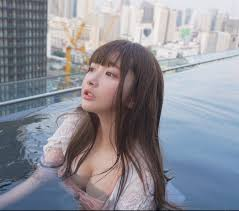
#> input picture images.jpg, 239 x 211 px, given in place of the camera
$ python findcolor_combine_ver2.py
#> lines starting #> are read from the running program, lines starting #| are printed output that depends on the picture; after the words box and inside, x2 and y2 are one past the last pixel; in counts of white or black regions, pixels touching at a corner belong together
import numpy as np
import cv2

cap = cv2.VideoCapture(0)

def nothing(x):
    pass

def FindM(mask):
    contours, hierarchy = cv2.findContours(mask,cv2.RETR_TREE,cv2.CHAIN_APPROX_SIMPLE)
    cv2.drawContours(res_combine,contours,-1,(0,0,255),3)

    areas = [cv2.contourArea(c) for c in contours]
    a = len(areas)
    if a > 0 :
        max_index = np.argmax(areas)
        cnt = contours[max_index]
        M = cv2.moments(cnt)
        cx=int(M['m10']/M['m00'])
        cy=int(M['m01']/M['m00'])
        cv2.circle(res_combine, (cx, cy), 10, (1, 227, 254), -1)

cv2.namedWindow('image_1')
cv2.namedWindow('image_2')
#cv2.resizeWindow("image",640,480)
cv2.createTrackbar('lh','image_1',50,255,nothing)
cv2.createTrackbar('ls','image_1',60,255,nothing)
cv2.createTrackbar('lv','image_1',32,255,nothing)
cv2.createTrackbar('hh','image_1',100,255,nothing)
cv2.createTrackbar('hs','image_1',255,255,nothing)
cv2.createTrackbar('hv','image_1',255,255,nothing)

cv2.createTrackbar('lh','image_2',105,255,nothing)
cv2.createTrackbar('ls','image_2',60,255,nothing)
cv2.createTrackbar('lv','image_2',32,255,nothing)
cv2.createTrackbar('hh','image_2',120,255,nothing)
cv2.createTrackbar('hs','image_2',255,255,nothing)
cv2.createTrackbar('hv','image_2',255,255,nothing)

kernel = np.ones((8,8),np.uint8)

while(True):
    ret, frame = cap.read()
#> frame is the input picture: shape (211, 239, 3); mean B, G, R 151.3, 142.3, 141.4
    hsv = cv2.cvtColor(frame, cv2.COLOR_BGR2HSV)
#> hsv: shape (211, 239, 3); mean H, S, V 91.8, 46.2, 159
    blur = cv2.blur(hsv,(5,5))
#> blur: shape (211, 239, 3); mean H, S, V 91.8, 46.2, 159.1

    lh_1 = cv2.getTrackbarPos('lh','image_1')
    ls_1 = cv2.getTrackbarPos('ls','image_1')
    lv_1 = cv2.getTrackbarPos('lv','image_1')
    hh_1 = cv2.getTrackbarPos('hh','image_1')
    hs_1 = cv2.getTrackbarPos('hs','image_1')
    hv_1 = cv2.getTrackbarPos('hv','image_1')

    lh_2 = cv2.getTrackbarPos('lh','image_2')
    ls_2 = cv2.getTrackbarPos('ls','image_2')
    lv_2 = cv2.getTrackbarPos('lv','image_2')
    hh_2 = cv2.getTrackbarPos('hh','image_2')
    hs_2 = cv2.getTrackbarPos('hs','image_2')
    hv_2 = cv2.getTrackbarPos('hv','image_2')


    lower_1 = np.array([lh_1,ls_1,lv_1])
    upper_1 = np.array([hh_1,hs_1,hv_1])
    mask_1 = cv2.inRange(hsv, lower_1, upper_1)
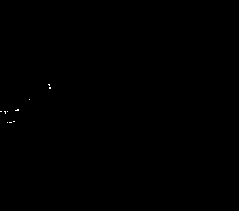
#> mask_1: shape (211, 239); 0.05% white in thin lines or dots, all inside (x1, y1, x2, y2) = (0, 84, 51, 123)
    mask_1 = cv2.erode(mask_1,kernel,iterations = 1)
#> mask_1: shape (211, 239); every value is 0
    mask_1 = cv2.dilate(mask_1,kernel,iterations = 1)
    res_1 = cv2.bitwise_and(frame,frame, mask= mask_1)
#> res_1: shape (211, 239, 3); every value is 0

    lower_2 = np.array([lh_2,ls_2,lv_2])
    upper_2 = np.array([hh_2,hs_2,hv_2])
    mask_2 = cv2.inRange(hsv, lower_2, upper_2)
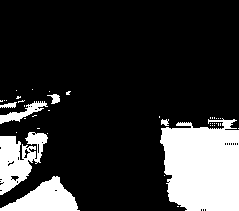
#> mask_2: shape (211, 239); 19.6% white; 42 white regions (35 under 20 px), largest, box (x1, y1, x2, y2) and area: (160, 118, 239, 211) 6112, (0, 132, 48, 195) 1656, (0, 176, 80, 211) 1484
    mask_2 = cv2.erode(mask_2,kernel,iterations = 1)
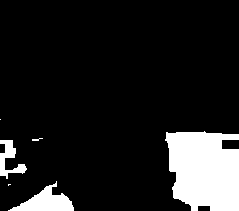
#> mask_2: shape (211, 239); 12.5% white; 6 white regions (3 under 20 px), largest, box (x1, y1, x2, y2) and area: (165, 131, 239, 211) 4938, (8, 181, 74, 211) 895, (0, 140, 27, 179) 440
    mask_2 = cv2.dilate(mask_2,kernel,iterations = 1)
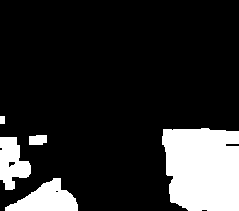
#> mask_2: shape (211, 239); 16.6% white; 5 white regions
    res_2 = cv2.bitwise_and(frame,frame, mask= mask_2)
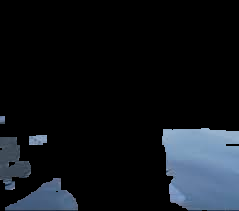
#> res_2: shape (211, 239, 3); mean B, G, R 26, 20.9, 16.7

    res_combine = res_1 + res_2

    FindM(mask_1)
#> in FindM, `contours, hierarchy = cv2.findContours(mask,cv2.RETR_TREE,cv2.CHAIN_AP..`: contours = []
#> in FindM, `a = len(areas)`: a = 0
    FindM(mask_2)
#> in FindM (call 2), `contours, hierarchy = cv2.findContours(mask,cv2.RETR_TREE,cv2.CHAIN_AP..`: contours = 7 contours, 1 with area under 20; largest, box (x1, y1, x2, y2) and area: (162, 128, 239, 211) 5578, (5, 178, 78, 211) 1284, (0, 137, 31, 190) 997, (29, 135, 47, 145) 139, (8, 161, 16, 168) 28, (0, 116, 5, 124) 28
#> in FindM (call 2), `areas = [cv2.contourArea(c) for c in contours]`: areas = [1284.5, 4, 997, 28.5, 139, 5578.5, 28]
#> in FindM (call 2), `a = len(areas)`: a = 7
#> in FindM (call 2), `max_index = np.argmax(areas)`: max_index = 5
#> in FindM (call 2), `cnt = contours[max_index]`: cnt = contour of 52 points, box (x1, y1, x2, y2) (162, 128, 239, 211), area 5578
#> in FindM (call 2), `M = cv2.moments(cnt)`: M = moments, m00 5578.5, centre m10/m00, m01/m00 = (202.5, 168.3)
#> in FindM (call 2), `cx=int(M['m10']/M['m00'])`: cx = 202
#> in FindM (call 2), `cy=int(M['m01']/M['m00'])`: cy = 168
#> in FindM (call 2), `cv2.circle(res_combine, (cx, cy), 10, (1, 227, 254), -1)`:
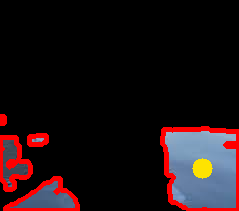
#> res_combine: shape (211, 239, 3); mean B, G, R 18.9, 16.6, 29.4

    #cv2.imshow('frame',frame)
    cv2.imshow('image_1',res_1)
    cv2.imshow('image_2',res_2)
    cv2.imshow("res",res_combine)
    if cv2.waitKey(1) & 0xff == ord('q'):
#> (key q is pressed here)
        break

cap.release()
cv2.destroyAllWindows()
